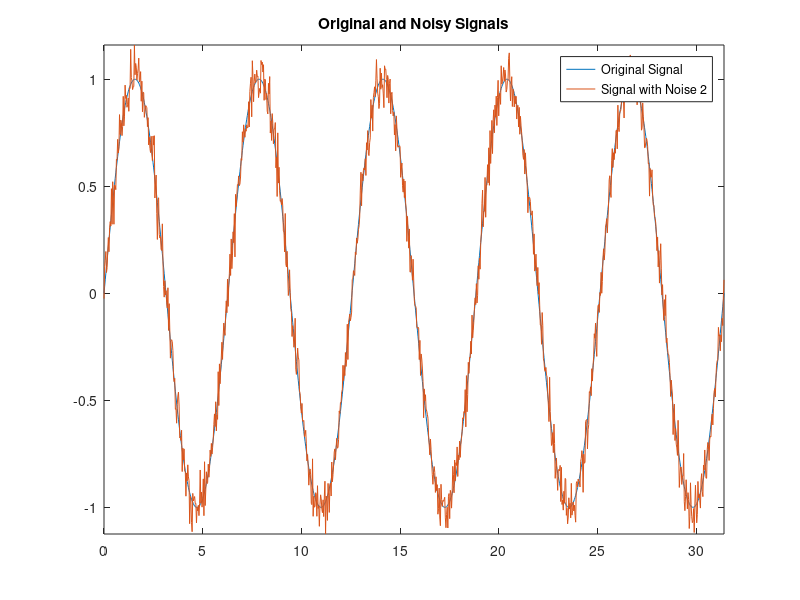

MATLAB code to generate this figure: (Note: this script raises an error after producing the figure.)
clear all; close all; clc;

n = 1000;
x = linspace(0,10*pi,n);
Sig = sin(x);

Sigma = 0.03*(max(Sig)-min(Sig)); % noise level
Nos_Sig = Sig + Sigma*randn(1,n); % noisy signal

figure; plot(x,Sig,x,Nos_Sig); axis tight; title('Original and Noisy Signals'); ...
    legend('Original Signal','Signal with Noise 2')

%% PREPARE FOR DENOISING
Clean = WienerFilter(Sig,Nos_Sig,Sigma);

figure; plot(x,Sig,x,Clean); axis tight; title('Original and Denoised Signals'); ...
    legend('Original Signal','Denoised Signal')